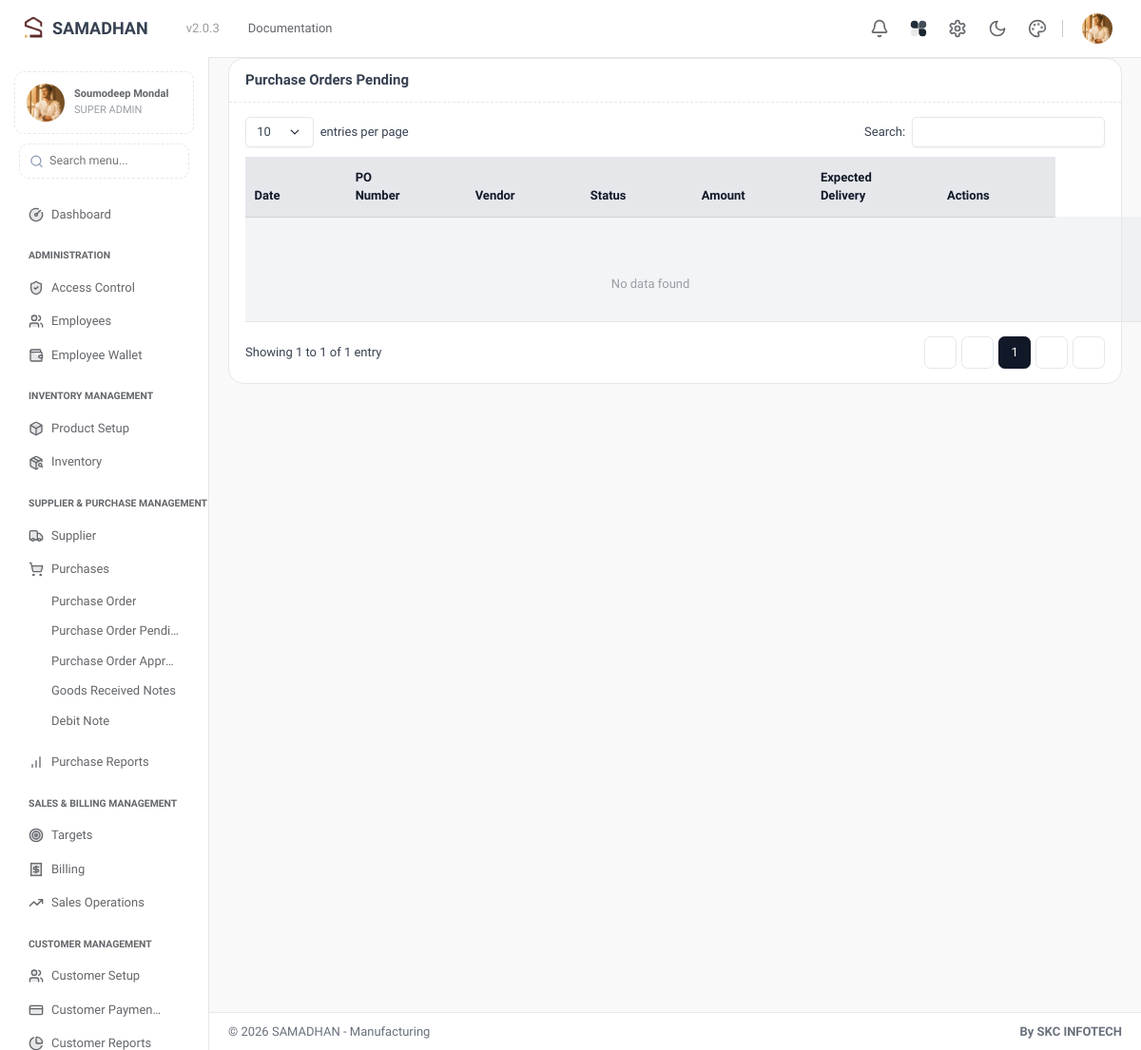
The app's page /purchase_orders_pending (signed in), older data.
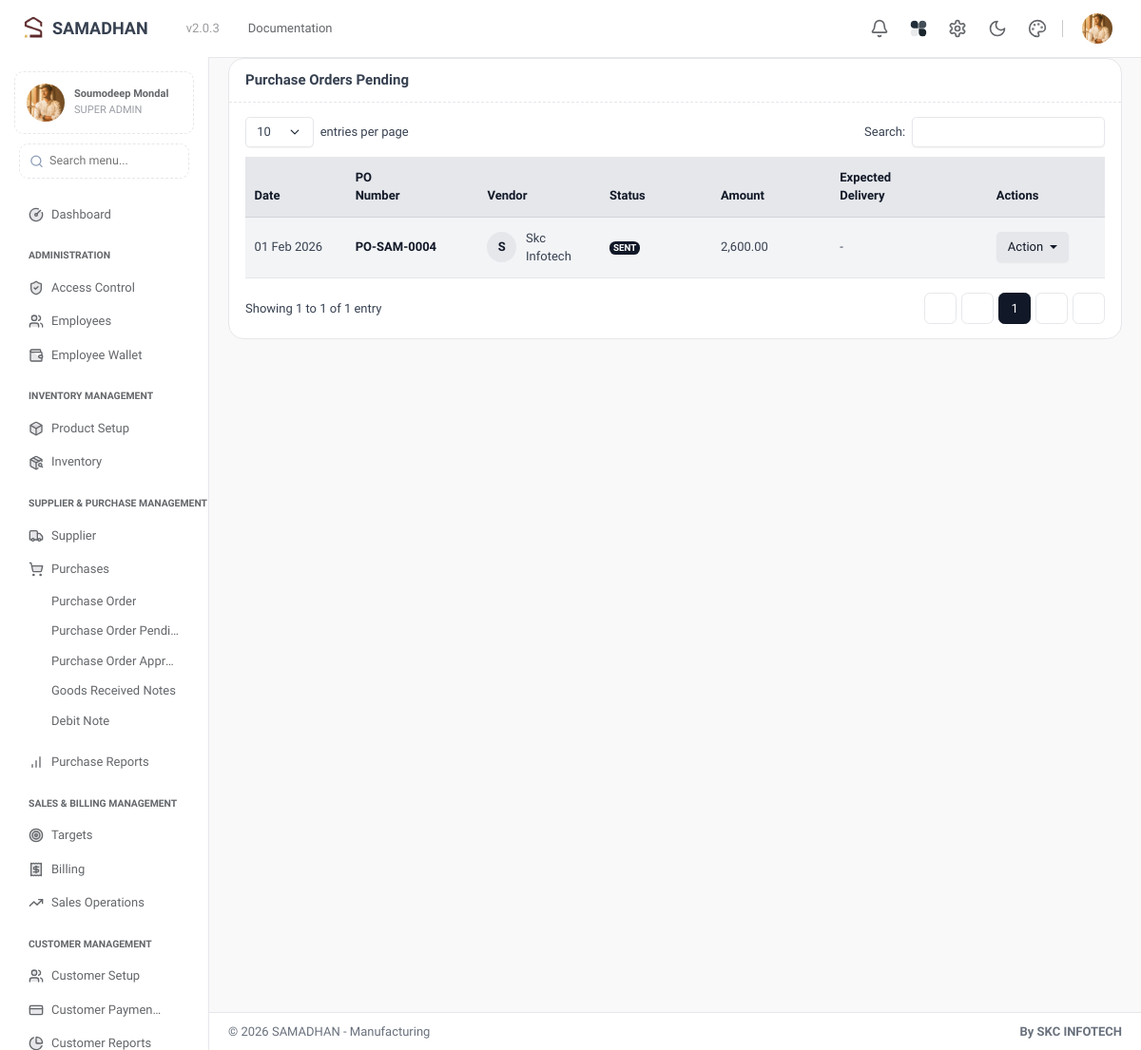
The same page, newer data.
### tables this page shows
CREATE TABLE `purchase_orders` (
  `purchase_orders_id` bigint(20) NOT NULL,
  `organization_id` int(11) NOT NULL,
  `vendor_id` bigint(20) NOT NULL,
  `delivery_address_type` enum('organization','customer') DEFAULT 'organization',
  `delivery_address_text` text DEFAULT NULL,
  `po_number` varchar(50) NOT NULL,
  `reference_no` varchar(100) DEFAULT NULL,
  `order_date` date NOT NULL,
  `delivery_date` date DEFAULT NULL,
  `payment_terms` varchar(50) DEFAULT NULL,
  `payment_date` date DEFAULT NULL,
  `shipment_preference` varchar(50) DEFAULT NULL,
  `notes` text DEFAULT NULL,
  `terms_conditions` text DEFAULT NULL,
  `sub_total` decimal(15,2) DEFAULT 0.00,
  `discount_type` enum('percentage','amount') DEFAULT 'percentage',
  `discount_value` decimal(10,2) DEFAULT 0.00,
  `adjustment` decimal(10,2) DEFAULT 0.00,
  `gst_type` varchar(50) DEFAULT NULL,
  `gst_rate` decimal(10,2) DEFAULT 0.00,
  `cgst_amount` decimal(10,2) DEFAULT 0.00,
  `sgst_amount` decimal(10,2) DEFAULT 0.00,
  `igst_amount` decimal(10,2) DEFAULT 0.00,
  `total_amount` decimal(15,2) NOT NULL,
  `status` enum('draft','sent','confirmed','cancelled','partially_received','received') DEFAULT 'draft',
  `created_at` timestamp NOT NULL DEFAULT current_timestamp(),
  `updated_at` timestamp NOT NULL DEFAULT current_timestamp() ON UPDATE current_timestamp()
);

CREATE TABLE `vendors_listing` (
  `vendor_id` bigint(20) NOT NULL,
  `organization_id` int(11) NOT NULL,
  `vendor_code` varchar(100) NOT NULL,
  `salutation` varchar(10) DEFAULT NULL,
  `first_name` varchar(100) DEFAULT NULL,
  `last_name` varchar(100) DEFAULT NULL,
  `company_name` varchar(255) DEFAULT NULL,
  `display_name` varchar(255) NOT NULL,
  `vendor_type` varchar(100) NOT NULL,
  `vendor_account_type` varchar(50) NOT NULL,
  `email` varchar(255) DEFAULT NULL,
  `work_phone` varchar(20) DEFAULT NULL,
  `mobile` varchar(20) DEFAULT NULL,
  `vendor_language` varchar(50) DEFAULT 'English',
  `pan` varchar(20) DEFAULT NULL,
  `gst_no` varchar(50) NOT NULL,
  `currency` varchar(10) DEFAULT 'INR',
  `opening_balance` decimal(15,2) DEFAULT 0.00,
  `opening_balance_type` enum('DR','CR') DEFAULT NULL,
  `current_balance_due` decimal(15,2) NOT NULL,
  `payment_terms` varchar(100) DEFAULT NULL,
  `status` enum('active','inactive') DEFAULT 'active',
  `avatar` varchar(255) DEFAULT NULL,
  `created_at` timestamp NOT NULL DEFAULT current_timestamp(),
  `updated_at` timestamp NOT NULL DEFAULT current_timestamp() ON UPDATE current_timestamp()
);

### views/purchase/purchase_orders_pending.php (shortened to what the changed rows need)
<div class="container-fluid">
    <div class="row">
        <div class="col-xl-12">
            <div class="card" id="po_list_card">
                <div class="card-body">
                    <table data-tables="basic" class="table table-hover table-striped dt-responsive align-middle mb-0" style="width: 100%;">
                        <thead class="table-light">
                            <tr>
                                <th>Date</th>
                                <th>PO Number</th>
                                <th>Vendor</th>
                                <th>Status</th>
                                <th>Amount</th>
                                <th>Expected Delivery</th>
                                <th>Actions</th>
                            </tr>
                        </thead>
                        <tbody>
                            <?php
                            $sql = "SELECT po.*, v.display_name, v.avatar, v.organization_id, o.organizations_code
                                    FROM purchase_orders po
                                    LEFT JOIN vendors_listing v ON po.vendor_id = v.vendor_id
                                    LEFT JOIN organizations o ON v.organization_id = o.organization_id
                                    WHERE po.status= 'sent' ORDER BY po.purchase_orders_id DESC";
                            $result = $conn->query($sql);
                            if($result && $result->num_rows > 0){
                                while($row = $result->fetch_assoc()){
                                    $statusClr = match($row['status']) {
                                        'draft' => 'secondary',
                                        'sent' => 'primary',
                                        'confirmed' => 'success',
                                        'cancelled' => 'danger',
                                        default => 'light'
                                    };
                                    ?>
                                    <tr>
                                        <td><?= date('d M Y', strtotime($row['order_date'])) ?></td>
                                        <td><a href="#" class="fw-bold text-dark"><?= htmlspecialchars($row['po_number']) ?></a></td>
                                        <td>
                                            <div class="d-flex align-items-center">
                                                <?php
                                                $vendorAvatar = $row['avatar'] ?? '';
                                                $vendorName = $row['display_name'] ?? 'Unknown Vendor';
                                                if (!empty($vendorAvatar)) {
                                                     if(strpos($vendorAvatar, 'uploads/') !== false) {
                                                         $avatarSrc = $basePath . '/' . $vendorAvatar;
                                                     } else {
                                                         $orgCode = $row['organizations_code'] ?? $_SESSION['organization_code'] ?? '';
                                                         $avatarSrc = $basePath . '/uploads/' . $orgCode . '/vendors_avatars/' . $vendorAvatar;
                                                     }
                                                     echo '<img src="' . $avatarSrc . '" class="rounded-circle me-2" width="32" height="32" style="object-fit:cover;">';
                                                } else {
                                                    $initial = strtoupper(substr($vendorName, 0, 1));
                                                    echo '<div class="rounded-circle bg-light text-primary d-flex align-items-center justify-content-center me-2 fw-bold" style="width:32px; height:32px;">' . $initial . '</div>';
                                                }
                                                ?>
                                                <div><?= htmlspecialchars(ucwords(strtolower($vendorName))) ?></div>
                                            </div>
                                        </td>
                                        <td><span class="badge bg-<?= $statusClr ?> text-uppercase"><?= htmlspecialchars(ucwords(strtolower($row['status']))) ?></span></td>
                                        <td><?= number_format($row['total_amount'], 2) ?></td>
                                        <td><?= $row['delivery_date'] ? date('d M Y', strtotime($row['delivery_date'])) : '-' ?></td>
                                        <td>
                                            <div class="dropdown">
                                                <button class="btn btn-sm btn-light dropdown-toggle" type="button" data-bs-toggle="dropdown">Action</button>
                                            </div>
                                        </td>
                                    </tr>
                                    <?php
                                }
                            } else {
                                echo '<tr><td colspan="7" class="text-center py-4 text-muted"><i class="ti ti-folder-off fs-xxl mb-2 d-block"></i> No data found</td></tr>';
                            }
                            ?>
                        </tbody>
                    </table>
                </div>
            </div>
        </div>
    </div>
</div>

Row changes from the older to the newer data that the page shows:
added purchase_orders: order_date "01 Feb 2026", po_number "PO-SAM-0004", vendor.display_name "S", vendor.display_name "Skc Infotech", status "SENT", total_amount "2,600.00"
Text that changed along with them:
text no longer shown: "No data found"
